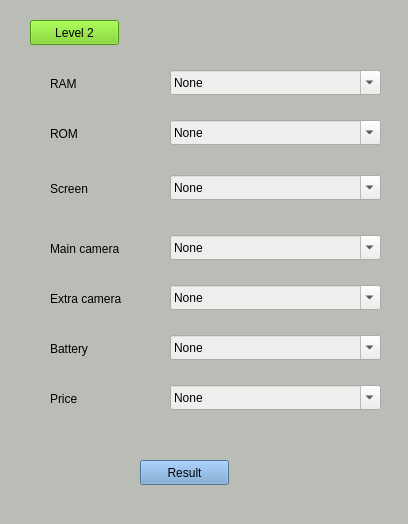
<?xml version="1.0" encoding="UTF-8"?>
<ui version="4.0">
 <class>MainWindow</class>
 <widget class="QMainWindow" name="MainWindow">
  <property name="geometry">
   <rect>
    <x>0</x>
    <y>0</y>
    <width>408</width>
    <height>524</height>
   </rect>
  </property>
  <property name="windowTitle">
   <string>Phone Advice</string>
  </property>
  <property name="styleSheet">
   <string notr="true">background-color: rgb(186, 189, 182);</string>
  </property>
  <widget class="QWidget" name="centralwidget">
   <widget class="QPushButton" name="result">
    <property name="geometry">
     <rect>
      <x>140</x>
      <y>460</y>
      <width>89</width>
      <height>25</height>
     </rect>
    </property>
    <property name="styleSheet">
     <string notr="true">background-color: rgb(114, 159, 207);</string>
    </property>
    <property name="text">
     <string>Result</string>
    </property>
   </widget>
   <widget class="QComboBox" name="screen">
    <property name="enabled">
     <bool>true</bool>
    </property>
    <property name="geometry">
     <rect>
      <x>170</x>
      <y>175</y>
      <width>211</width>
      <height>25</height>
     </rect>
    </property>
    <property name="acceptDrops">
     <bool>false</bool>
    </property>
    <property name="autoFillBackground">
     <bool>false</bool>
    </property>
    <property name="styleSheet">
     <string notr="true">background-color: rgb(238, 238, 236);</string>
    </property>
    <property name="inputMethodHints">
     <set>Qt::ImhNone</set>
    </property>
    <property name="editable">
     <bool>true</bool>
    </property>
    <property name="sizeAdjustPolicy">
     <enum>QComboBox::AdjustToContentsOnFirstShow</enum>
    </property>
    <property name="duplicatesEnabled">
     <bool>false</bool>
    </property>
    <item>
     <property name="text">
      <string>None</string>
     </property>
    </item>
    <item>
     <property name="text">
      <string>X &lt; 5.01''</string>
     </property>
    </item>
    <item>
     <property name="text">
      <string>5.01'' &lt; X &lt; 6.51''</string>
     </property>
    </item>
    <item>
     <property name="text">
      <string>6.51'' &lt; X</string>
     </property>
    </item>
   </widget>
   <widget class="QLabel" name="label_2">
    <property name="geometry">
     <rect>
      <x>50</x>
      <y>180</y>
      <width>67</width>
      <height>17</height>
     </rect>
    </property>
    <property name="text">
     <string>Screen</string>
    </property>
   </widget>
   <widget class="QComboBox" name="mcam">
    <property name="enabled">
     <bool>true</bool>
    </property>
    <property name="geometry">
     <rect>
      <x>170</x>
      <y>235</y>
      <width>211</width>
      <height>25</height>
     </rect>
    </property>
    <property name="acceptDrops">
     <bool>false</bool>
    </property>
    <property name="autoFillBackground">
     <bool>false</bool>
    </property>
    <property name="styleSheet">
     <string notr="true">background-color: rgb(238, 238, 236);</string>
    </property>
    <property name="inputMethodHints">
     <set>Qt::ImhNone</set>
    </property>
    <property name="editable">
     <bool>true</bool>
    </property>
    <property name="sizeAdjustPolicy">
     <enum>QComboBox::AdjustToContentsOnFirstShow</enum>
    </property>
    <property name="duplicatesEnabled">
     <bool>false</bool>
    </property>
    <item>
     <property name="text">
      <string>None</string>
     </property>
    </item>
    <item>
     <property name="text">
      <string>X &lt; 40.5MP</string>
     </property>
    </item>
    <item>
     <property name="text">
      <string>40.5GB &lt; X &lt; 80GB</string>
     </property>
    </item>
    <item>
     <property name="text">
      <string>80GB &lt; X</string>
     </property>
    </item>
   </widget>
   <widget class="QLabel" name="label_3">
    <property name="geometry">
     <rect>
      <x>50</x>
      <y>240</y>
      <width>91</width>
      <height>17</height>
     </rect>
    </property>
    <property name="text">
     <string>Main camera</string>
    </property>
   </widget>
   <widget class="QComboBox" name="excam">
    <property name="enabled">
     <bool>true</bool>
    </property>
    <property name="geometry">
     <rect>
      <x>170</x>
      <y>285</y>
      <width>211</width>
      <height>25</height>
     </rect>
    </property>
    <property name="acceptDrops">
     <bool>false</bool>
    </property>
    <property name="autoFillBackground">
     <bool>false</bool>
    </property>
    <property name="styleSheet">
     <string notr="true">background-color: rgb(238, 238, 236);</string>
    </property>
    <property name="inputMethodHints">
     <set>Qt::ImhNone</set>
    </property>
    <property name="editable">
     <bool>true</bool>
    </property>
    <property name="sizeAdjustPolicy">
     <enum>QComboBox::AdjustToContentsOnFirstShow</enum>
    </property>
    <property name="duplicatesEnabled">
     <bool>false</bool>
    </property>
    <item>
     <property name="text">
      <string>None</string>
     </property>
    </item>
    <item>
     <property name="text">
      <string>X &lt; 30MP</string>
     </property>
    </item>
    <item>
     <property name="text">
      <string>30MP &lt; X</string>
     </property>
    </item>
   </widget>
   <widget class="QLabel" name="label_4">
    <property name="geometry">
     <rect>
      <x>50</x>
      <y>290</y>
      <width>91</width>
      <height>17</height>
     </rect>
    </property>
    <property name="text">
     <string>Extra camera</string>
    </property>
   </widget>
   <widget class="QComboBox" name="bat">
    <property name="enabled">
     <bool>true</bool>
    </property>
    <property name="geometry">
     <rect>
      <x>170</x>
      <y>335</y>
      <width>211</width>
      <height>25</height>
     </rect>
    </property>
    <property name="acceptDrops">
     <bool>false</bool>
    </property>
    <property name="autoFillBackground">
     <bool>false</bool>
    </property>
    <property name="styleSheet">
     <string notr="true">background-color: rgb(238, 238, 236);</string>
    </property>
    <property name="inputMethodHints">
     <set>Qt::ImhNone</set>
    </property>
    <property name="editable">
     <bool>true</bool>
    </property>
    <property name="sizeAdjustPolicy">
     <enum>QComboBox::AdjustToContentsOnFirstShow</enum>
    </property>
    <property name="duplicatesEnabled">
     <bool>false</bool>
    </property>
    <item>
     <property name="text">
      <string>None</string>
     </property>
    </item>
    <item>
     <property name="text">
      <string>X &lt; 3005mAh</string>
     </property>
    </item>
    <item>
     <property name="text">
      <string>3005mAh &lt; X &lt; 4005mAh</string>
     </property>
    </item>
    <item>
     <property name="text">
      <string>4005mAh &lt; X</string>
     </property>
    </item>
   </widget>
   <widget class="QLabel" name="label_5">
    <property name="geometry">
     <rect>
      <x>50</x>
      <y>340</y>
      <width>67</width>
      <height>17</height>
     </rect>
    </property>
    <property name="text">
     <string>Battery</string>
    </property>
   </widget>
   <widget class="QComboBox" name="price">
    <property name="enabled">
     <bool>true</bool>
    </property>
    <property name="geometry">
     <rect>
      <x>170</x>
      <y>385</y>
      <width>211</width>
      <height>25</height>
     </rect>
    </property>
    <property name="acceptDrops">
     <bool>false</bool>
    </property>
    <property name="autoFillBackground">
     <bool>false</bool>
    </property>
    <property name="styleSheet">
     <string notr="true">background-color: rgb(238, 238, 236);</string>
    </property>
    <property name="inputMethodHints">
     <set>Qt::ImhNone</set>
    </property>
    <property name="editable">
     <bool>true</bool>
    </property>
    <property name="sizeAdjustPolicy">
     <enum>QComboBox::AdjustToContentsOnFirstShow</enum>
    </property>
    <property name="duplicatesEnabled">
     <bool>false</bool>
    </property>
    <item>
     <property name="text">
      <string>None</string>
     </property>
    </item>
    <item>
     <property name="text">
      <string>X &lt; 10.1 Million</string>
     </property>
    </item>
    <item>
     <property name="text">
      <string>10.1 Million &lt; X &lt; 20.1 Million</string>
     </property>
    </item>
    <item>
     <property name="text">
      <string>20.1 Million &lt; X &lt; 30.1 Million</string>
     </property>
    </item>
    <item>
     <property name="text">
      <string>30.1 Million &lt; X</string>
     </property>
    </item>
   </widget>
   <widget class="QLabel" name="label_6">
    <property name="geometry">
     <rect>
      <x>50</x>
      <y>390</y>
      <width>67</width>
      <height>17</height>
     </rect>
    </property>
    <property name="text">
     <string>Price</string>
    </property>
   </widget>
   <widget class="QLabel" name="label_7">
    <property name="geometry">
     <rect>
      <x>50</x>
      <y>125</y>
      <width>67</width>
      <height>17</height>
     </rect>
    </property>
    <property name="text">
     <string>ROM</string>
    </property>
   </widget>
   <widget class="QComboBox" name="rom">
    <property name="enabled">
     <bool>true</bool>
    </property>
    <property name="geometry">
     <rect>
      <x>170</x>
      <y>120</y>
      <width>211</width>
      <height>25</height>
     </rect>
    </property>
    <property name="acceptDrops">
     <bool>false</bool>
    </property>
    <property name="autoFillBackground">
     <bool>false</bool>
    </property>
    <property name="styleSheet">
     <string notr="true">background-color: rgb(238, 238, 236);</string>
    </property>
    <property name="inputMethodHints">
     <set>Qt::ImhNone</set>
    </property>
    <property name="editable">
     <bool>true</bool>
    </property>
    <property name="sizeAdjustPolicy">
     <enum>QComboBox::AdjustToContentsOnFirstShow</enum>
    </property>
    <property name="duplicatesEnabled">
     <bool>false</bool>
    </property>
    <item>
     <property name="text">
      <string>None</string>
     </property>
    </item>
    <item>
     <property name="text">
      <string>X &lt; 32.1GB</string>
     </property>
    </item>
    <item>
     <property name="text">
      <string>32.1GB &lt; X &lt; 64.1GB</string>
     </property>
    </item>
    <item>
     <property name="text">
      <string>64.1GB &lt; X</string>
     </property>
    </item>
   </widget>
   <widget class="QComboBox" name="ram">
    <property name="enabled">
     <bool>true</bool>
    </property>
    <property name="geometry">
     <rect>
      <x>170</x>
      <y>70</y>
      <width>211</width>
      <height>25</height>
     </rect>
    </property>
    <property name="acceptDrops">
     <bool>false</bool>
    </property>
    <property name="autoFillBackground">
     <bool>false</bool>
    </property>
    <property name="styleSheet">
     <string notr="true">background-color: rgb(238, 238, 236);</string>
    </property>
    <property name="inputMethodHints">
     <set>Qt::ImhNone</set>
    </property>
    <property name="editable">
     <bool>true</bool>
    </property>
    <property name="sizeAdjustPolicy">
     <enum>QComboBox::AdjustToContentsOnFirstShow</enum>
    </property>
    <property name="duplicatesEnabled">
     <bool>false</bool>
    </property>
    <item>
     <property name="text">
      <string>None</string>
     </property>
    </item>
    <item>
     <property name="text">
      <string>X &lt; 5GB</string>
     </property>
    </item>
    <item>
     <property name="text">
      <string>5GB &lt; X &lt; 10GB</string>
     </property>
    </item>
    <item>
     <property name="text">
      <string>10GB &lt; X</string>
     </property>
    </item>
   </widget>
   <widget class="QLabel" name="label_8">
    <property name="geometry">
     <rect>
      <x>50</x>
      <y>75</y>
      <width>67</width>
      <height>17</height>
     </rect>
    </property>
    <property name="text">
     <string>RAM</string>
    </property>
   </widget>
   <widget class="QPushButton" name="level2">
    <property name="geometry">
     <rect>
      <x>30</x>
      <y>20</y>
      <width>89</width>
      <height>25</height>
     </rect>
    </property>
    <property name="styleSheet">
     <string notr="true">background-color: rgb(115, 210, 22);</string>
    </property>
    <property name="text">
     <string>Level 2</string>
    </property>
   </widget>
  </widget>
 </widget>
 <resources/>
 <connections/>
</ui>
